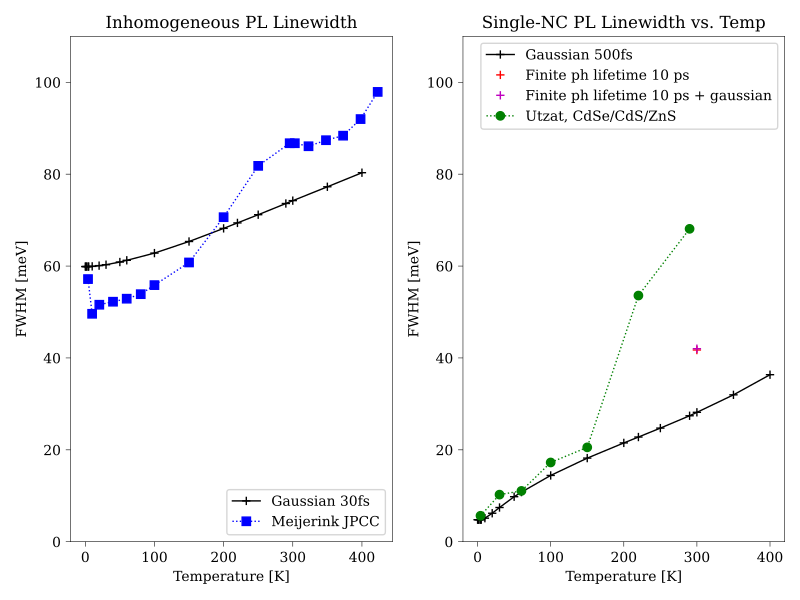

This chart was generated by the following Python code:
import numpy as np
import matplotlib
import matplotlib.pyplot as plt
from matplotlib import rc
matplotlib.rcParams['font.family'] = "serif"
matplotlib.rcParams['font.sans-serif'] = "Times New Roman"
rc('axes', linewidth=0.4)
matplotlib.rcParams['xtick.major.width'] = 0.4
matplotlib.rcParams['ytick.major.width'] = 0.4

fig, axs = plt.subplots(1,2, figsize=(8, 6))

x1 = np.array([float(line.strip().split()[0]) for line in open("../CALCS/coreShell_3.0nmCdSe_2MLCdS/results/NEW_WidthFreqShift_vs_T_gaussian_30fs.dat", 'r') if line[0]!="#"])
y1 = np.array([float(line.strip().split()[1]) for line in open("../CALCS/coreShell_3.0nmCdSe_2MLCdS/results/NEW_WidthFreqShift_vs_T_gaussian_30fs.dat", 'r') if line[0]!="#"])
x2 = np.array([float(line.strip().split()[0]) for line in open("../CALCS/coreShell_3.0nmCdSe_2MLCdS/results/NEW_WidthFreqShift_vs_T_gaussian_20fs.dat", 'r') if line[0]!="#"])
y2 = np.array([float(line.strip().split()[1]) for line in open("../CALCS/coreShell_3.0nmCdSe_2MLCdS/results/NEW_WidthFreqShift_vs_T_gaussian_20fs.dat", 'r') if line[0]!="#"])
x3 = np.array([float(line.strip().split()[0]) for line in open("../experimental_digitized/ensemble/Meijerink_coreShell_inhomo_width.dat", 'r') if line[0]!="#"])
y3 = np.array([float(line.strip().split()[1]) for line in open("../experimental_digitized/ensemble/Meijerink_coreShell_inhomo_width.dat", 'r') if line[0]!="#"])
axs[0].plot(x1, y1*1000, "-+k", linewidth=1, label="Gaussian 30fs")
# axs[0].plot(x2, y2*1000, "-.+r", label="Gaussian 20fs")
axs[0].plot(x3, y3, ":sb", linewidth=1, label="Meijerink JPCC")
axs[0].set(ylim=(0,110), xlabel="Temperature [K]", ylabel="FWHM [meV]", title="Inhomogeneous PL Linewidth")
axs[0].legend(loc="lower right", prop={"size": 10})

x1 = np.array([float(line.strip().split()[0]) for line in open("../CALCS/coreShell_3.0nmCdSe_3MLCdS/results/NEW_WidthFreqShift_vs_T_gaussian_500fs.dat", 'r') if line[0]!="#"])
y1 = np.array([float(line.strip().split()[1]) for line in open("../CALCS/coreShell_3.0nmCdSe_3MLCdS/results/NEW_WidthFreqShift_vs_T_gaussian_500fs.dat", 'r') if line[0]!="#"])
x2 = np.array([float(line.strip().split()[0]) for line in open("../CALCS/coreShell_3.0nmCdSe_3MLCdS/results/NEW_WidthFreqShift_vs_T_gaussian_30fs.dat", 'r') if line[0]!="#"])
y2 = np.array([float(line.strip().split()[1]) for line in open("../CALCS/coreShell_3.0nmCdSe_3MLCdS/results/NEW_WidthFreqShift_vs_T_gaussian_30fs.dat", 'r') if line[0]!="#"])
x3 = np.array([float(line.strip().split()[0]) for line in open("../experimental_digitized/single_NC/Hendrik_Dot1_width.dat", 'r') if line[0]!="#"])
y3 = np.array([float(line.strip().split()[1]) for line in open("../experimental_digitized/single_NC/Hendrik_Dot1_width.dat", 'r') if line[0]!="#"])
axs[1].plot(x1, y1*1000, "-+k", linewidth=1, label="Gaussian 500fs")
axs[1].plot(300, 41.729, "+r", linewidth=1, label="Finite ph lifetime 10 ps")
axs[1].plot(300, 42.018, "+m", linewidth=1, label="Finite ph lifetime 10 ps + gaussian")
# axs[1].plot(x2, y2*1000, "-.+r", label="Gaussian 30fs")
axs[1].plot(x3, y3, ":og", linewidth=1, label="Utzat, CdSe/CdS/ZnS")
axs[1].set(ylim=(0,110), xlabel="Temperature [K]", ylabel="FWHM [meV]", title="Single-NC PL Linewidth vs. Temp")
axs[1].legend(loc="upper right", prop={"size": 10})

fig.tight_layout()
fig.savefig("manu_plot_T_dependence.pdf")
